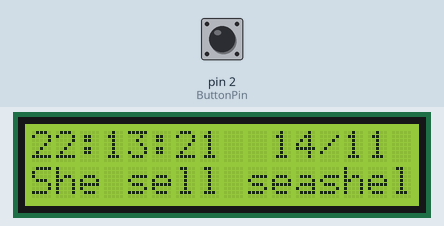
A sketch run on a simulated Arduino Uno, built with avr-gcc and run on an emulated ATmega328P. Parts: 16×2 character LCD. Inputs (shaded band) come from the test bench; at power-on: pin 2 (ButtonPin) LOW. The local clock reads 2024-03-15 10:24:30 at power-on unless the sketch sets it.

Above: at 1.2 s.
1.3 s: pin 2 (ButtonPin) pulled HIGH for 0.15 s
At 2.0 s:
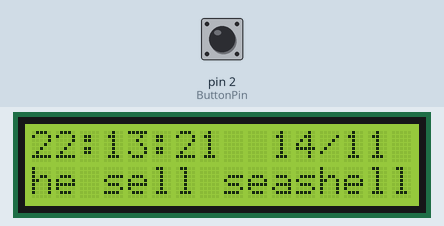
At 2.43 s:
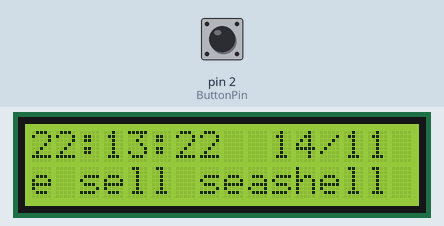
Timing chart, 0 to 4.3 s (numbered marks = the images above; inputs shaded):
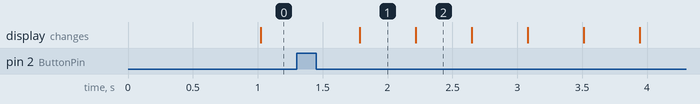

The sketch:

sketch.ino
```cpp
#include <Wire.h>
#include "RTClib.h"
#include <LiquidCrystal_I2C.h>

LiquidCrystal_I2C lcd(0x27, 16, 2);
RTC_DS3231 RTC;

void print2digits(int number)
{
  if (number >= 0 && number < 10)
    lcd.print('0');
  lcd.print(number, DEC);
}

void show_Time()
{
  DateTime now = RTC.now();
  lcd.setCursor(0, 0);
  print2digits(now.hour());
  lcd.print(':');
  print2digits(now.minute());
  lcd.print(':');
  print2digits(now.second());

  lcd.setCursor(10, 0);
  print2digits(now.day());
  lcd.print('/');
  print2digits(now.month());
}

int ButtonPin = 2;

char sentence[] = "She sell seashell by the seashore.   ";
int len = 0;

int strlen(char *a)
{
  int L = 0;
  while(*a != '\0')
  {
    a++; L++;
  }
  return L;
}

void setup()
{
  lcd.init();
  lcd.clear();
  lcd.backlight();

  Wire.begin();
  RTC.begin();
  RTC.adjust(DateTime(F(__DATE__),F(__TIME__)));

  pinMode(ButtonPin, INPUT);

  len = strlen(sentence);
}

void loop()
{

  lcd.setCursor(0, 1);
  lcd.print(sentence);

  show_Time();

  if(digitalRead(ButtonPin) == HIGH)
  {
    for(int i=0;i<=len;i++)
    {
      lcd.setCursor(0, 1);
      char S[16] = "";
      for(int j=0;j<16;j++)
          S[j] = sentence[(i+j)%len];
      lcd.print(S);

      show_Time();
      delay(400);
    }
  }
}
```

Measured:
- after the input at 1.3 s, the display: changes after 0.49 s (image 1)
- what the display in image 1 shows lasts 0.4 s, from 1.8 s to 2.2 s
